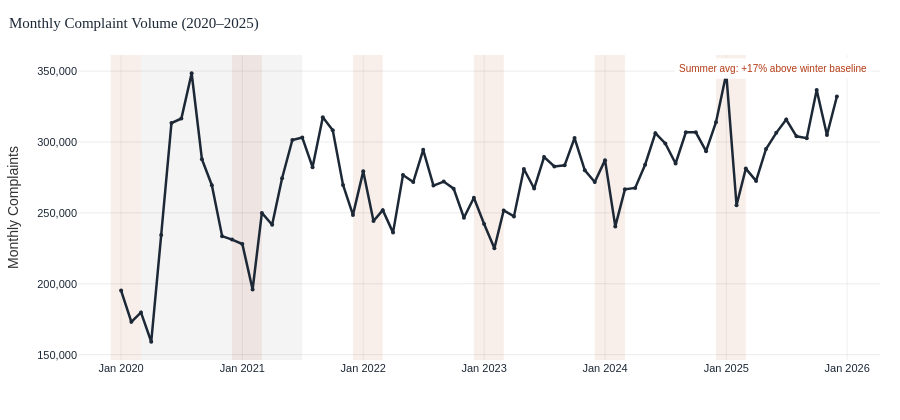

Write notebook code for a chart like this one.
### Code cell
# === INTERACTIVE CHART 3: Monthly Time Series with Seasonal Shading ===
# Uses real citywide monthly totals (monthly_vol) — equal-sample df shows near-flat
# line since each month contributes ~14k records by design; monthly_vol captures
# true seasonal amplitude (159k–348k/month) from the Socrata API

fig_ts = go.Figure()

winters = [
    ('2019-12-01', '2020-03-01'), ('2020-12-01', '2021-03-01'),
    ('2021-12-01', '2022-03-01'), ('2022-12-01', '2023-03-01'),
    ('2023-12-01', '2024-03-01'), ('2024-12-01', '2025-03-01'),
]
for ws, we in winters:
    fig_ts.add_shape(
        type='rect', x0=ws, x1=we, y0=0, y1=1,
        xref='x', yref='paper',
        fillcolor='rgba(181,67,30,0.09)', line_width=0, layer='below',
    )
fig_ts.add_annotation(
    x='2020-01-01', y=0.96, xref='x', yref='paper',
    text='Winter', showarrow=False,
    font=dict(size=9, color=RED, family='Arial'),
    xanchor='center', yanchor='top',
)
fig_ts.add_shape(
    type='rect', x0='2020-03-01', x1='2021-07-01', y0=0, y1=1,
    xref='x', yref='paper',
    fillcolor='rgba(100,100,100,0.07)', line_width=0, layer='below',
)
fig_ts.add_annotation(
    x='2020-11-01', y=0.83, xref='x', yref='paper',
    text='COVID-19 period', showarrow=False,
    font=dict(size=9, color='#888', family='Arial'),
    xanchor='center', yanchor='top',
)

summer_avg = monthly_vol[monthly_vol['Date'].dt.month.isin([6, 7, 8])]['Count'].mean()
winter_avg = monthly_vol[monthly_vol['Date'].dt.month.isin([12, 1, 2])]['Count'].mean()
pct_above  = (summer_avg - winter_avg) / winter_avg * 100

fig_ts.add_trace(go.Scatter(
    x=monthly_vol['Date'], y=monthly_vol['Count'],
    mode='lines+markers',
    name='Monthly Complaints',
    line=dict(color=NAVY, width=2.5),
    marker=dict(size=4),
    hovertemplate='<b>%{x|%B %Y}</b>: %{y:,} complaints<extra></extra>',
))

fig_ts.update_layout(
    title=dict(text='Monthly Complaint Volume (2020–2025)',
               font=dict(size=15, color=NAVY, family='Georgia, serif'), x=0.01),
    paper_bgcolor='white', plot_bgcolor='white',
    font=dict(family='Arial, sans-serif', color='#333'),
    xaxis=dict(title='', tickfont=dict(size=11, color=NAVY),
               gridcolor='rgba(0,0,0,0.06)', tickformat='%b %Y'),
    yaxis=dict(title='Monthly Complaints', tickfont=dict(size=11, color=NAVY),
               gridcolor='rgba(0,0,0,0.08)', tickformat=','),
    hovermode='x unified', height=420,
    margin=dict(l=70, r=20, t=55, b=60),
    annotations=[dict(
        x=0.99, y=0.99, xref='paper', yref='paper',
        text=f'Summer avg: +{pct_above:.0f}% above winter baseline',
        showarrow=False, font=dict(size=10, color=RED, family='Arial'),
        xanchor='right', yanchor='top',
        bgcolor='rgba(255,255,255,0.85)', borderpad=4,
    )],
)

fig_ts.write_html(CHARTS_DIR / 'time_series_interactive.html', include_plotlyjs='cdn', full_html=True)
print('  Saved: charts/time_series_interactive.html')
fig_ts.show()

### Figure 1 — Plotly figure (JSON) as saved in the notebook; plotly's stock layout.template omitted (floating-point values rounded to 4 significant figures)
{"data": [{"hovertemplate": "<b>%{x|%B %Y}</b>: %{y:,} complaints<extra></extra>", "line": {"color": "#1c2836", "width": 2.5}, "marker": {"size": 4}, "mode": "lines+markers", "name": "Monthly Complaints", "type": "scatter", "x": ["2020-01-01T00:00:00.000000", "2020-02-01T00:00:00.000000", "2020-03-01T00:00:00.000000", "2020-04-01T00:00:00.000000", "2020-05-01T00:00:00.000000", "2020-06-01T00:00:00.000000", "2020-07-01T00:00:00.000000", "2020-08-01T00:00:00.000000", "2020-09-01T00:00:00.000000", "2020-10-01T00:00:00.000000", "2020-11-01T00:00:00.000000", "2020-12-01T00:00:00.000000", "2021-01-01T00:00:00.000000", "2021-02-01T00:00:00.000000", "2021-03-01T00:00:00.000000", "2021-04-01T00:00:00.000000", "2021-05-01T00:00:00.000000", "2021-06-01T00:00:00.000000", "2021-07-01T00:00:00.000000", "2021-08-01T00:00:00.000000", "2021-09-01T00:00:00.000000", "2021-10-01T00:00:00.000000", "2021-11-01T00:00:00.000000", "2021-12-01T00:00:00.000000", "2022-01-01T00:00:00.000000", "2022-02-01T00:00:00.000000", "2022-03-01T00:00:00.000000", "2022-04-01T00:00:00.000000", "2022-05-01T00:00:00.000000", "2022-06-01T00:00:00.000000", "2022-07-01T00:00:00.000000", "2022-08-01T00:00:00.000000", "2022-09-01T00:00:00.000000", "2022-10-01T00:00:00.000000", "2022-11-01T00:00:00.000000", "2022-12-01T00:00:00.000000", "2023-01-01T00:00:00.000000", "2023-02-01T00:00:00.000000", "2023-03-01T00:00:00.000000", "2023-04-01T00:00:00.000000", "2023-05-01T00:00:00.000000", "2023-06-01T00:00:00.000000", "2023-07-01T00:00:00.000000", "2023-08-01T00:00:00.000000", "2023-09-01T00:00:00.000000", "2023-10-01T00:00:00.000000", "2023-11-01T00:00:00.000000", "2023-12-01T00:00:00.000000", "2024-01-01T00:00:00.000000", "2024-02-01T00:00:00.000000", "2024-03-01T00:00:00.000000", "2024-04-01T00:00:00.000000", "2024-05-01T00:00:00.000000", "2024-06-01T00:00:00.000000", "2024-07-01T00:00:00.000000", "2024-08-01T00:00:00.000000", "2024-09-01T00:00:00.000000", "2024-10-01T00:00:00.000000", "2024-11-01T00:00:00.000000", "2024-12-01T00:00:00.000000", "2025-01-01T00:00:00.000000", "2025-02-01T00:00:00.000000", "2025-03-01T00:00:00.000000", "2025-04-01T00:00:00.000000", "2025-05-01T00:00:00.000000", "2025-06-01T00:00:00.000000", "2025-07-01T00:00:00.000000", "2025-08-01T00:00:00.000000", "2025-09-01T00:00:00.000000", "2025-10-01T00:00:00.000000", "2025-11-01T00:00:00.000000", "2025-12-01T00:00:00.000000"], "y": [195231, 173162, 179779, 159114, 234308, 313305, 316553, 348463, 287851, 269520, 233596, 231142, 228039, 195978, 249960, 241648, 274411, 301378, 303152, 282244, 317507, 308312, 269689, 248564, 279281, 244234, 251933, 236083, 276664, 271730, 294474, 269234, 272054, 267072, 246539, 260662, 242173, 225002, 251716, 247496, 280932, 267168, 289329, 282757, 283517, 302769, 280046, 271817, 287186, 240436, 266604, 267565, 283982, 306200, 298936, 284823, 306770, 306803, 293516, 313949, 348179, 255364, 281220, 272550, 295057, 306436, 315863, 304014, 302684, 336612, 304905, 332104]}], "layout": {"annotations": [{"bgcolor": "rgba(255,255,255,0.85)", "borderpad": 4, "font": {"color": "#b5431e", "family": "Arial", "size": 10}, "showarrow": false, "text": "Summer avg: +17% above winter baseline", "x": 0.99, "xanchor": "right", "xref": "paper", "y": 0.99, "yanchor": "top", "yref": "paper"}, {"bgcolor": "rgba(255,255,255,0.85)", "borderpad": 4, "font": {"color": "#b5431e", "family": "Arial", "size": 10}, "showarrow": false, "text": "Summer avg: +17% above winter baseline", "x": 0.99, "xanchor": "right", "xref": "paper", "y": 0.99, "yanchor": "top", "yref": "paper"}], "font": {"color": "#333", "family": "Arial, sans-serif"}, "height": 420, "hovermode": "x unified", "margin": {"b": 60, "l": 70, "r": 20, "t": 55}, "paper_bgcolor": "white", "plot_bgcolor": "white", "shapes": [{"fillcolor": "rgba(181,67,30,0.09)", "layer": "below", "line": {"width": 0}, "type": "rect", "x0": "2019-12-01", "x1": "2020-03-01", "xref": "x", "y0": 0, "y1": 1, "yref": "paper"}, {"fillcolor": "rgba(181,67,30,0.09)", "layer": "below", "line": {"width": 0}, "type": "rect", "x0": "2020-12-01", "x1": "2021-03-01", "xref": "x", "y0": 0, "y1": 1, "yref": "paper"}, {"fillcolor": "rgba(181,67,30,0.09)", "layer": "below", "line": {"width": 0}, "type": "rect", "x0": "2021-12-01", "x1": "2022-03-01", "xref": "x", "y0": 0, "y1": 1, "yref": "paper"}, {"fillcolor": "rgba(181,67,30,0.09)", "layer": "below", "line": {"width": 0}, "type": "rect", "x0": "2022-12-01", "x1": "2023-03-01", "xref": "x", "y0": 0, "y1": 1, "yref": "paper"}, {"fillcolor": "rgba(181,67,30,0.09)", "layer": "below", "line": {"width": 0}, "type": "rect", "x0": "2023-12-01", "x1": "2024-03-01", "xref": "x", "y0": 0, "y1": 1, "yref": "paper"}, {"fillcolor": "rgba(181,67,30,0.09)", "layer": "below", "line": {"width": 0}, "type": "rect", "x0": "2024-12-01", "x1": "2025-03-01", "xref": "x", "y0": 0, "y1": 1, "yref": "paper"}, {"fillcolor": "rgba(100,100,100,0.07)", "layer": "below", "line": {"width": 0}, "type": "rect", "x0": "2020-03-01", "x1": "2021-07-01", "xref": "x", "y0": 0, "y1": 1, "yref": "paper"}], "title": {"font": {"color": "#1c2836", "family": "Georgia, serif", "size": 15}, "text": "Monthly Complaint Volume (2020–2025)", "x": 0.01}, "xaxis": {"gridcolor": "rgba(0,0,0,0.06)", "tickfont": {"color": "#1c2836", "size": 11}, "tickformat": "%b %Y", "title": {"text": ""}}, "yaxis": {"gridcolor": "rgba(0,0,0,0.08)", "tickfont": {"color": "#1c2836", "size": 11}, "tickformat": ",", "title": {"text": "Monthly Complaints"}}}}
